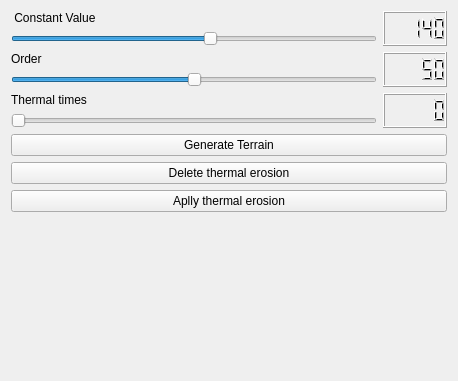
<?xml version="1.0" encoding="UTF-8"?>
<ui version="4.0">
 <class>Form</class>
 <widget class="QWidget" name="Form">
  <property name="geometry">
   <rect>
    <x>0</x>
    <y>0</y>
    <width>458</width>
    <height>381</height>
   </rect>
  </property>
  <property name="windowTitle">
   <string>Form</string>
  </property>
  <layout class="QVBoxLayout" name="verticalLayout_3">
   <item>
    <layout class="QHBoxLayout" name="horizontalLayout">
     <item>
      <layout class="QVBoxLayout" name="verticalLayout">
       <item>
        <widget class="QLabel" name="label">
         <property name="text">
          <string> Constant Value</string>
         </property>
        </widget>
       </item>
       <item>
        <widget class="QSlider" name="shiness">
         <property name="minimum">
          <number>1</number>
         </property>
         <property name="maximum">
          <number>255</number>
         </property>
         <property name="value">
          <number>140</number>
         </property>
         <property name="orientation">
          <enum>Qt::Horizontal</enum>
         </property>
        </widget>
       </item>
      </layout>
     </item>
     <item>
      <widget class="QLCDNumber" name="number_shiness">
       <property name="value" stdset="0">
        <double>140.000000000000000</double>
       </property>
      </widget>
     </item>
    </layout>
   </item>
   <item>
    <layout class="QHBoxLayout" name="horizontalLayout_6">
     <item>
      <layout class="QVBoxLayout" name="verticalLayout_2">
       <item>
        <widget class="QLabel" name="label_2">
         <property name="text">
          <string>Order</string>
         </property>
        </widget>
       </item>
       <item>
        <widget class="QSlider" name="shiness_2">
         <property name="minimum">
          <number>0</number>
         </property>
         <property name="maximum">
          <number>100</number>
         </property>
         <property name="value">
          <number>50</number>
         </property>
         <property name="orientation">
          <enum>Qt::Horizontal</enum>
         </property>
        </widget>
       </item>
      </layout>
     </item>
     <item>
      <widget class="QLCDNumber" name="number_shiness_2">
       <property name="value" stdset="0">
        <double>50.000000000000000</double>
       </property>
      </widget>
     </item>
    </layout>
   </item>
   <item>
    <layout class="QHBoxLayout" name="horizontalLayout_7">
     <item>
      <layout class="QVBoxLayout" name="verticalLayout_7">
       <item>
        <widget class="QLabel" name="label_3">
         <property name="text">
          <string>Thermal times</string>
         </property>
        </widget>
       </item>
       <item>
        <widget class="QSlider" name="shiness_3">
         <property name="minimum">
          <number>0</number>
         </property>
         <property name="maximum">
          <number>100</number>
         </property>
         <property name="value">
          <number>0</number>
         </property>
         <property name="orientation">
          <enum>Qt::Horizontal</enum>
         </property>
        </widget>
       </item>
      </layout>
     </item>
     <item>
      <widget class="QLCDNumber" name="number_shiness_3">
       <property name="value" stdset="0">
        <double>0.000000000000000</double>
       </property>
       <property name="intValue" stdset="0">
        <number>0</number>
       </property>
      </widget>
     </item>
    </layout>
   </item>
   <item>
    <widget class="QPushButton" name="pushButton">
     <property name="text">
      <string>Generate Terrain</string>
     </property>
    </widget>
   </item>
   <item>
    <widget class="QPushButton" name="pushButton_3">
     <property name="text">
      <string>Delete thermal erosion</string>
     </property>
    </widget>
   </item>
   <item>
    <widget class="QPushButton" name="pushButton_2">
     <property name="text">
      <string>Aplly thermal erosion</string>
     </property>
    </widget>
   </item>
   <item>
    <spacer name="verticalSpacer">
     <property name="orientation">
      <enum>Qt::Vertical</enum>
     </property>
     <property name="sizeHint" stdset="0">
      <size>
       <width>20</width>
       <height>40</height>
      </size>
     </property>
    </spacer>
   </item>
  </layout>
 </widget>
 <resources/>
 <connections>
  <connection>
   <sender>shiness</sender>
   <signal>valueChanged(int)</signal>
   <receiver>number_shiness</receiver>
   <slot>display(int)</slot>
   <hints>
    <hint type="sourcelabel">
     <x>339</x>
     <y>168</y>
    </hint>
    <hint type="destinationlabel">
     <x>707</x>
     <y>159</y>
    </hint>
   </hints>
  </connection>
  <connection>
   <sender>shiness_2</sender>
   <signal>valueChanged(int)</signal>
   <receiver>number_shiness_2</receiver>
   <slot>display(int)</slot>
   <hints>
    <hint type="sourcelabel">
     <x>193</x>
     <y>89</y>
    </hint>
    <hint type="destinationlabel">
     <x>415</x>
     <y>80</y>
    </hint>
   </hints>
  </connection>
  <connection>
   <sender>shiness_3</sender>
   <signal>valueChanged(int)</signal>
   <receiver>number_shiness_3</receiver>
   <slot>display(int)</slot>
   <hints>
    <hint type="sourcelabel">
     <x>193</x>
     <y>139</y>
    </hint>
    <hint type="destinationlabel">
     <x>415</x>
     <y>130</y>
    </hint>
   </hints>
  </connection>
 </connections>
</ui>
